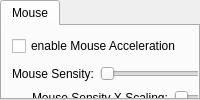
        <widget class="QWidget" name="tabMain_CTRL">
         <attribute name="title">
          <string>Controls</string>
         </attribute>
         <layout class="QVBoxLayout" name="verticalLayout_43">
          <property name="spacing">
           <number>5</number>
          </property>
          <property name="leftMargin">
           <number>0</number>
          </property>
          <property name="topMargin">
           <number>0</number>
          </property>
          <property name="rightMargin">
           <number>0</number>
          </property>
          <property name="bottomMargin">
           <number>0</number>
          </property>
          <item>
           <widget class="QTabWidget" name="tabControls">
            <property name="enabled">
             <bool>true</bool>
            </property>
            <property name="currentIndex">
             <number>0</number>
            </property>
            <widget class="QWidget" name="tabControls_Mouse">
             <attribute name="title">
              <string>Mouse</string>
             </attribute>
             <widget class="QCheckBox" name="ckbMouseInvertY">
              <property name="geometry">
               <rect>
                <x>10</x>
                <y>160</y>
                <width>541</width>
                <height>17</height>
               </rect>
              </property>
              <property name="text">
               <string>Invert Y Axis</string>
              </property>
             </widget>
             <widget class="QWidget" name="horizontalLayoutWidget_38">
              <property name="geometry">
               <rect>
                <x>30</x>
                <y>60</y>
                <width>441</width>
                <height>96</height>
               </rect>
              </property>
              <layout class="QHBoxLayout" name="horizontalLayout_38">
               <item>
                <layout class="QVBoxLayout" name="verticalLayout_14">
                 <item>
                  <layout class="QHBoxLayout" name="horizontalLayout_74">
                   <item>
                    <layout class="QVBoxLayout" name="verticalLayout_50">
                     <item>
                      <widget class="QLabel" name="lblMouseSCalX">
                       <property name="text">
                        <string>Mouse Sensity X Scaling:</string>
                       </property>
                      </widget>
                     </item>
                     <item>
                      <widget class="QLabel" name="lblMouseSCalY">
                       <property name="text">
                        <string>Mouse Sensity Y Scaling:</string>
                       </property>
                      </widget>
                     </item>
                    </layout>
                   </item>
                   <item>
                    <layout class="QVBoxLayout" name="verticalLayout_51">
                     <item>
                      <layout class="QHBoxLayout" name="horizontalLayout_36">
                       <item>
                        <widget class="QSlider" name="sldMouseSCalX">
                         <property name="maximum">
                          <number>10000</number>
                         </property>
                         <property name="orientation">
                          <enum>Qt::Horizontal</enum>
                         </property>
                        </widget>
                       </item>
                       <item>
                        <widget class="QDoubleSpinBox" name="spnMouseSCalX">
                         <property name="locale">
                          <locale language="English" country="UnitedStates"/>
                         </property>
                         <property name="decimals">
                          <number>4</number>
                         </property>
                         <property name="maximum">
                          <double>1.000000000000000</double>
                         </property>
                         <property name="value">
                          <double>0.000000000000000</double>
                         </property>
                        </widget>
                       </item>
                      </layout>
                     </item>
                     <item>
                      <layout class="QHBoxLayout" name="horizontalLayout_37">
                       <item>
                        <widget class="QSlider" name="sldMouseSCalY">
                         <property name="maximum">
                          <number>10000</number>
                         </property>
                         <property name="orientation">
                          <enum>Qt::Horizontal</enum>
                         </property>
                        </widget>
                       </item>
                       <item>
                        <widget class="QDoubleSpinBox" name="spnMouseSCalY">
                         <property name="locale">
                          <locale language="English" country="UnitedStates"/>
                         </property>
                         <property name="decimals">
                          <number>4</number>
                         </property>
                         <property name="maximum">
                          <double>1.000000000000000</double>
                         </property>
                        </widget>
                       </item>
                      </layout>
                     </item>
                    </layout>
                   </item>
                  </layout>
                 </item>
                 <item>
                  <spacer name="verticalSpacer">
                   <property name="orientation">
                    <enum>Qt::Vertical</enum>
                   </property>
                   <property name="sizeHint" stdset="0">
                    <size>
                     <width>20</width>
                     <height>40</height>
                    </size>
                   </property>
                  </spacer>
                 </item>
                </layout>
               </item>
               <item>
                <layout class="QVBoxLayout" name="verticalLayout_15">
                 <item>
                  <widget class="QRadioButton" name="radNoneMScaling">
                   <property name="text">
                    <string>none</string>
                   </property>
                   <property name="checked">
                    <bool>true</bool>
                   </property>
                  </widget>
                 </item>
                 <item>
                  <widget class="QRadioButton" name="radSyncMScaling">
                   <property name="text">
                    <string>synchronous</string>
                   </property>
                  </widget>
                 </item>
                 <item>
                  <widget class="QRadioButton" name="radPropMScaling">
                   <property name="text">
                    <string>proportional</string>
                   </property>
                  </widget>
                 </item>
                 <item>
                  <widget class="QRadioButton" name="radInvPropMScaling">
                   <property name="text">
                    <string>inverse proportional</string>
                   </property>
                  </widget>
                 </item>
                 <item>
                  <spacer name="verticalSpacer_21">
                   <property name="orientation">
                    <enum>Qt::Vertical</enum>
                   </property>
                   <property name="sizeHint" stdset="0">
                    <size>
                     <width>20</width>
                     <height>40</height>
                    </size>
                   </property>
                  </spacer>
                 </item>
                </layout>
               </item>
              </layout>
             </widget>
             <widget class="QWidget" name="verticalLayoutWidget_16">
              <property name="geometry">
               <rect>
                <x>10</x>
                <y>10</y>
                <width>312</width>
                <height>51</height>
               </rect>
              </property>
              <layout class="QVBoxLayout" name="verticalLayout_16">
               <item>
                <widget class="QCheckBox" name="ckbMouseAccel">
                 <property name="text">
                  <string>enable Mouse Acceleration</string>
                 </property>
                </widget>
               </item>
               <item>
                <layout class="QHBoxLayout" name="horizontalLayout_35">
                 <item>
                  <widget class="QLabel" name="lblMouseSens">
                   <property name="text">
                    <string>Mouse Sensity:</string>
                   </property>
                  </widget>
                 </item>
                 <item>
                  <widget class="QSlider" name="sldMouseSens">
                   <property name="maximum">
                    <number>1000</number>
                   </property>
                   <property name="orientation">
                    <enum>Qt::Horizontal</enum>
                   </property>
                  </widget>
                 </item>
                 <item>
                  <widget class="QDoubleSpinBox" name="spnMouseSens">
                   <property name="locale">
                    <locale language="English" country="UnitedStates"/>
                   </property>
                   <property name="decimals">
                    <number>4</number>
                   </property>
                   <property name="maximum">
                    <double>1.000000000000000</double>
                   </property>
                  </widget>
                 </item>
                </layout>
               </item>
              </layout>
             </widget>
            </widget>
           </widget>
          </item>
         </layout>
        </widget>
